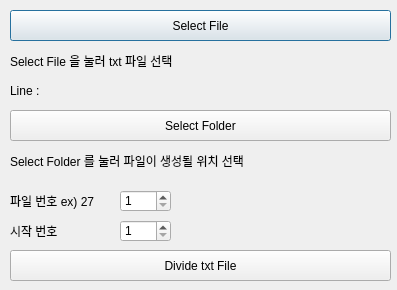
<?xml version="1.0" encoding="UTF-8"?>
<ui version="4.0">
 <class>Dialog</class>
 <widget class="QDialog" name="Dialog">
  <property name="geometry">
   <rect>
    <x>0</x>
    <y>0</y>
    <width>397</width>
    <height>290</height>
   </rect>
  </property>
  <property name="windowTitle">
   <string>Dialog</string>
  </property>
  <widget class="QPushButton" name="select_file_button">
   <property name="geometry">
    <rect>
     <x>10</x>
     <y>10</y>
     <width>381</width>
     <height>31</height>
    </rect>
   </property>
   <property name="text">
    <string>Select File</string>
   </property>
  </widget>
  <widget class="QLabel" name="filename_label">
   <property name="geometry">
    <rect>
     <x>10</x>
     <y>50</y>
     <width>381</width>
     <height>21</height>
    </rect>
   </property>
   <property name="text">
    <string>Select File 을 눌러 txt 파일 선택</string>
   </property>
  </widget>
  <widget class="QPushButton" name="select_folder_button">
   <property name="geometry">
    <rect>
     <x>10</x>
     <y>110</y>
     <width>381</width>
     <height>31</height>
    </rect>
   </property>
   <property name="text">
    <string>Select Folder</string>
   </property>
  </widget>
  <widget class="QLabel" name="foldername_label">
   <property name="geometry">
    <rect>
     <x>10</x>
     <y>150</y>
     <width>381</width>
     <height>21</height>
    </rect>
   </property>
   <property name="text">
    <string>Select Folder 를 눌러 파일이 생성될 위치 선택</string>
   </property>
  </widget>
  <widget class="QPushButton" name="divide_file_button">
   <property name="geometry">
    <rect>
     <x>10</x>
     <y>250</y>
     <width>381</width>
     <height>31</height>
    </rect>
   </property>
   <property name="text">
    <string>Divide txt File</string>
   </property>
  </widget>
  <widget class="QLabel" name="line_num_label">
   <property name="geometry">
    <rect>
     <x>10</x>
     <y>80</y>
     <width>341</width>
     <height>21</height>
    </rect>
   </property>
   <property name="text">
    <string>Line : </string>
   </property>
  </widget>
  <widget class="QLabel" name="label">
   <property name="geometry">
    <rect>
     <x>10</x>
     <y>190</y>
     <width>101</width>
     <height>21</height>
    </rect>
   </property>
   <property name="text">
    <string>파일 번호 ex) 27</string>
   </property>
   <property name="alignment">
    <set>Qt::AlignLeading|Qt::AlignLeft|Qt::AlignVCenter</set>
   </property>
  </widget>
  <widget class="QLabel" name="label_2">
   <property name="geometry">
    <rect>
     <x>10</x>
     <y>220</y>
     <width>61</width>
     <height>21</height>
    </rect>
   </property>
   <property name="text">
    <string>시작 번호</string>
   </property>
   <property name="alignment">
    <set>Qt::AlignLeading|Qt::AlignLeft|Qt::AlignVCenter</set>
   </property>
  </widget>
  <widget class="QSpinBox" name="file_number_spin">
   <property name="geometry">
    <rect>
     <x>120</x>
     <y>190</y>
     <width>51</width>
     <height>22</height>
    </rect>
   </property>
   <property name="minimum">
    <number>1</number>
   </property>
   <property name="maximum">
    <number>999</number>
   </property>
  </widget>
  <widget class="QSpinBox" name="start_number_spin">
   <property name="geometry">
    <rect>
     <x>120</x>
     <y>220</y>
     <width>51</width>
     <height>22</height>
    </rect>
   </property>
   <property name="minimum">
    <number>1</number>
   </property>
   <property name="maximum">
    <number>999</number>
   </property>
  </widget>
 </widget>
 <resources/>
 <connections/>
</ui>
